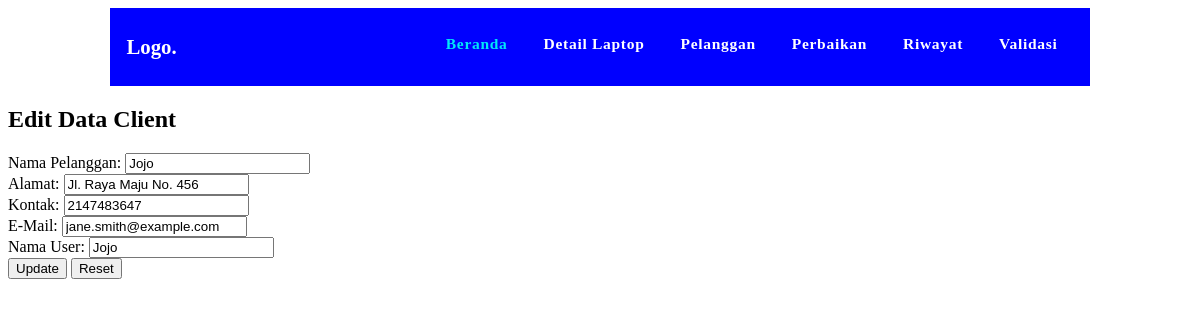
The page /servD/admin/edit_client.php?id=2 on the database as committed earlier.
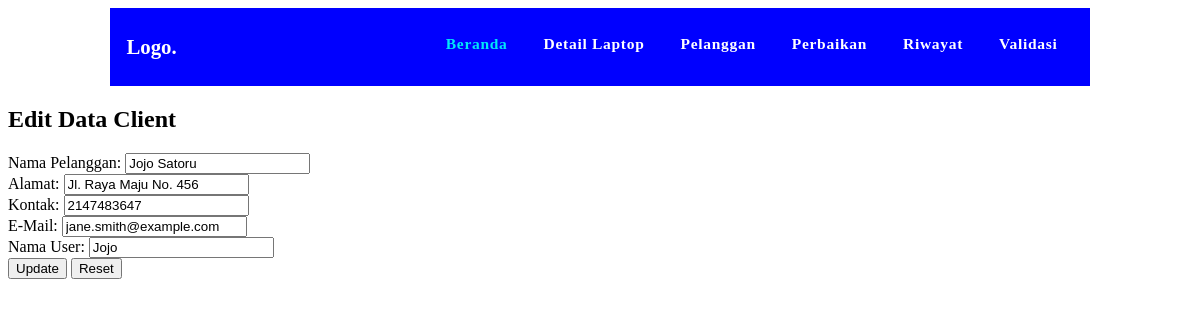
The same page on the database as committed later.
### tables this page shows
CREATE TABLE `pelanggan` (
  `id_user` int(10) NOT NULL,
  `nama` varchar(25) DEFAULT NULL,
  `alamat` varchar(50) DEFAULT NULL,
  `NomorKontak` int(12) DEFAULT NULL,
  `Email` varchar(25) DEFAULT NULL,
  `username` char(10) DEFAULT NULL,
  `katasandi` char(12) DEFAULT NULL,
  `peran` char(10) DEFAULT NULL
);

### servD/admin/edit_client.php (the view, shortened to what this page needs)
<?php
include "../koneksi.php";
if (isset($_GET['id'])) {
    $idUser = $_GET['id'];
    $query = "SELECT id_user, nama AS 'Nama Pelanggan', alamat AS 'Alamat', NomorKontak AS 'Kontak', Email AS 'E-Mail', username AS 'Nama User' FROM Pelanggan WHERE id_user = ?";
    $stmt = mysqli_prepare($link, $query);
    mysqli_stmt_bind_param($stmt, "i", $idUser);
    mysqli_stmt_execute($stmt);
    $result = mysqli_stmt_get_result($stmt);
    if (mysqli_num_rows($result) > 0) {
        $row = mysqli_fetch_assoc($result);
        ?>
        <html>
        <head>
            <?php include "menu.php"; ?>
            <link rel="stylesheet" href="style.css">
        </head>
        <body>
            <h2>Edit Data Client</h2>
            <form action="update_client.php" method="POST">
                <label for="nama">Nama Pelanggan:</label>
                <input type="text" name="nama" id="nama" value="<?php echo $row['Nama Pelanggan']; ?>"><br>
                <label for="alamat">Alamat:</label>
                <input type="text" name="alamat" id="alamat" value="<?php echo $row['Alamat']; ?>"><br>
                <label for="kontak">Kontak:</label>
                <input type="text" name="kontak" id="kontak" value="<?php echo $row['Kontak']; ?>"><br>
                <label for="email">E-Mail:</label>
                <input type="email" name="email" id="email" value="<?php echo $row['E-Mail']; ?>"><br>
                <label for="username">Nama User:</label>
                <input type="text" name="username" id="username" value="<?php echo $row['Nama User']; ?>"><br>
                <input type="submit" value="Update">
                <input type="reset" value="Reset">
            </form>
        </body>
        </html>
        <?php
    } else {
        echo "Data client tidak ditemukan.";
    }
} else {
    echo "ID client tidak diberikan.";
}
?>

Rows that differ between the two databases and show on the page:
changed pelanggan "Jl. Raya Maju No. 456": nama "Jojo" → "Jojo Satoru"
